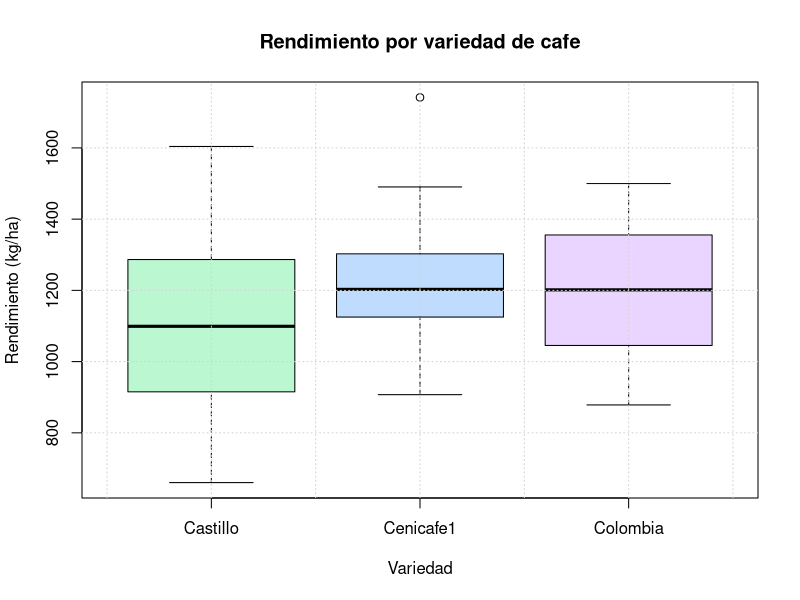
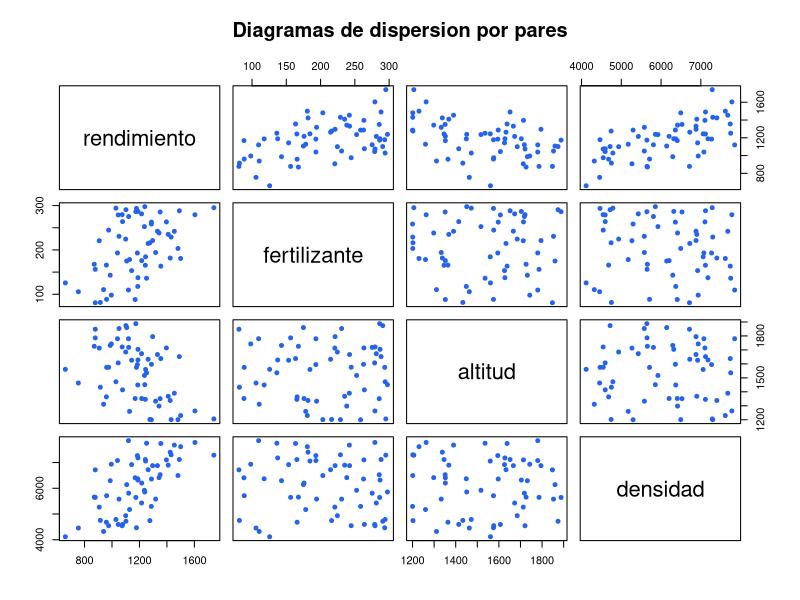
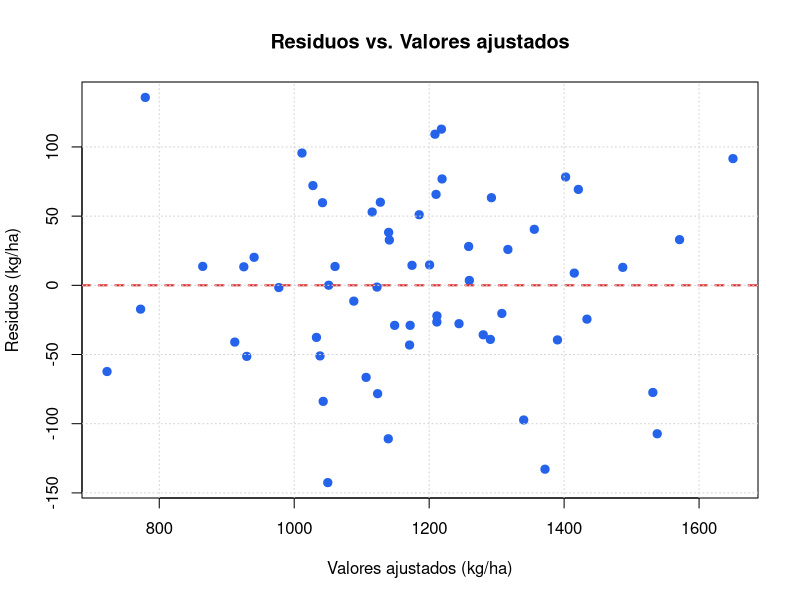
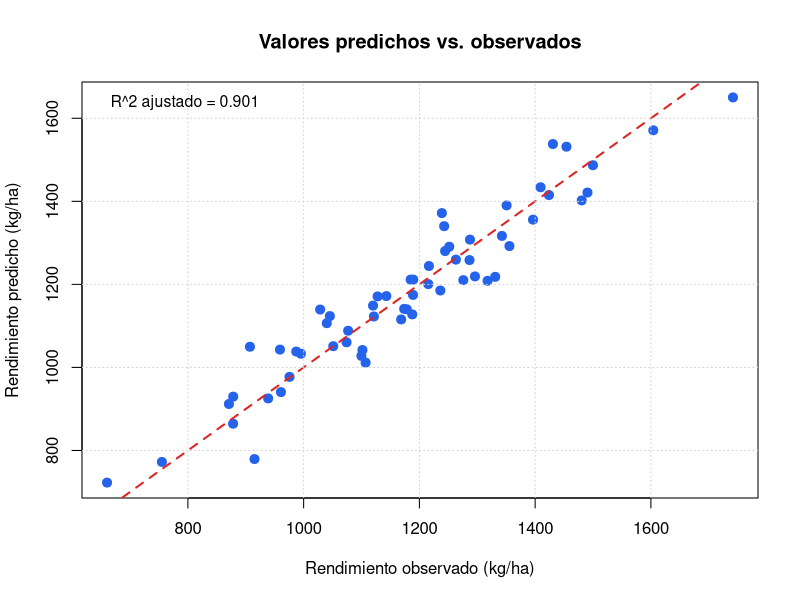
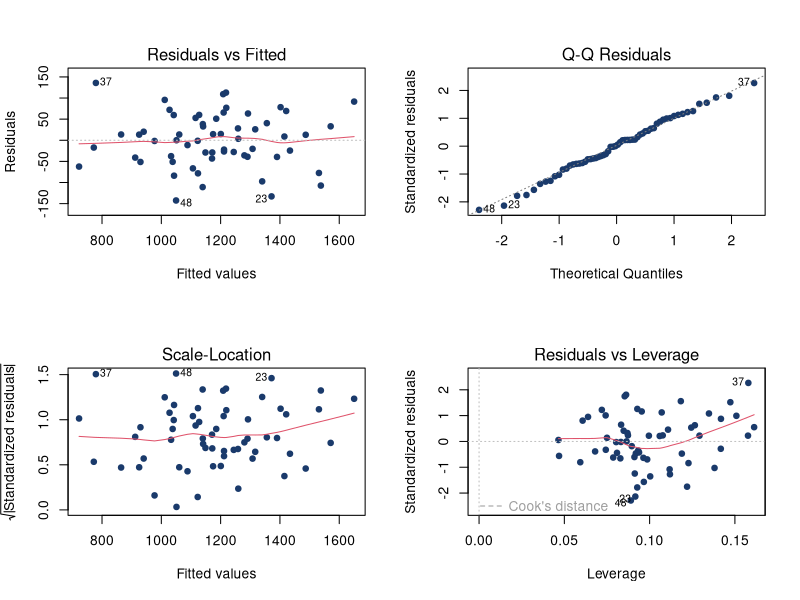
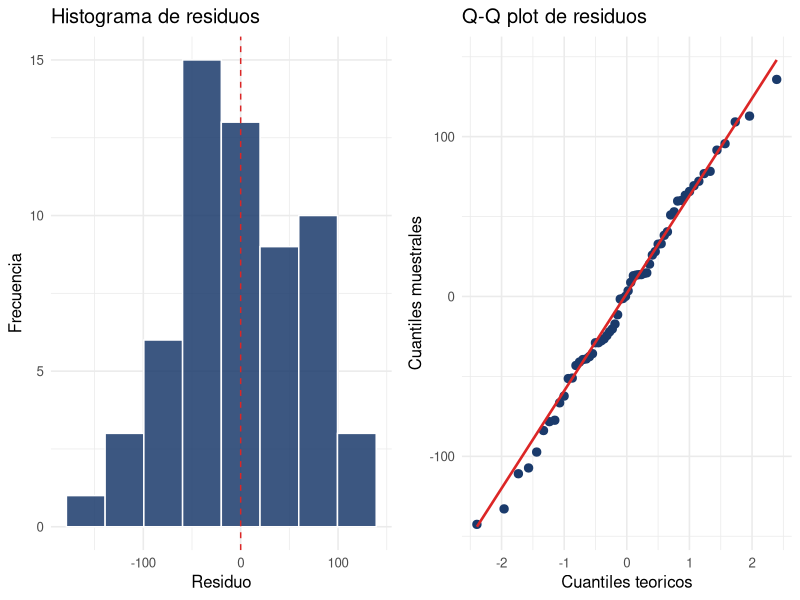

The R source for these figures, in order:
## ---- chunk 1
knitr::opts_chunk$set(
  echo    = TRUE,
  warning = FALSE,
  message = FALSE,
  fig.width  = 8,
  fig.height = 5
)

paquetes <- c("car", "lmtest", "ggplot2", "gridExtra")
nuevos   <- paquetes[!paquetes %in% installed.packages()[, "Package"]]
if (length(nuevos)) install.packages(nuevos, repos = "https://cloud.r-project.org")

mostrar_tabla <- function(x, n = 15, caption = NULL) {
  x_mostrar <- head(x, n)
  if (knitr::is_html_output()) {
    tabla_html <- knitr::kable(
      x_mostrar,
      format     = "html",
      caption    = caption,
      table.attr = 'class="table table-striped table-hover table-condensed"'
    )
    knitr::asis_output(
      paste0('<div class="table-scroll">', as.character(tabla_html), '</div>')
    )
  } else {
    knitr::kable(x_mostrar, format = "latex", caption = caption, booktabs = TRUE)
  }
}
## ---- chunk 2
set.seed(42)
n            <- 60
fertilizante <- round(runif(n, 80, 300), 1)
altitud      <- round(runif(n, 1200, 1900), 0)
densidad     <- round(runif(n, 4000, 8000), 0)
variedad     <- factor(sample(c("Castillo", "Colombia", "Cenicafe1"), n, replace = TRUE))

rendimiento  <- round(
  800 + 1.8 * fertilizante - 0.5 * altitud + 0.12 * densidad +
  ifelse(variedad == "Colombia",  80, 0) +
  ifelse(variedad == "Cenicafe1", 50, 0) +
  rnorm(n, 0, 80), 1
)

datos <- data.frame(rendimiento, fertilizante, altitud, densidad, variedad)

mostrar_tabla(datos, caption = "Rendimiento de cafe y variables explicativas")
## ---- chunk 3
summary(datos)
## ---- chunk 4
vars_num <- c("rendimiento", "fertilizante", "altitud", "densidad")
mat_cor  <- round(cor(datos[, vars_num]), 4)
mostrar_tabla(as.data.frame(mat_cor), caption = "Matriz de correlaciones entre variables cuantitativas")
## ---- chunk 5
table(datos$variedad)

boxplot(
  rendimiento ~ variedad,
  data  = datos,
  col   = c("#bbf7d0", "#bfdbfe", "#e9d5ff"),
  xlab  = "Variedad",
  ylab  = "Rendimiento (kg/ha)",
  main  = "Rendimiento por variedad de cafe"
)
grid()
## ---- chunk 6
pairs(
  datos[, vars_num],
  col  = "#2563eb",
  pch  = 19,
  cex  = 0.8,
  main = "Diagramas de dispersion por pares"
)
## ---- chunk 7
modelo <- lm(rendimiento ~ fertilizante + altitud + densidad + variedad, data = datos)
summary(modelo)
## ---- chunk 8
coefs <- coef(modelo)
for (nm in names(coefs)) {
  cat(nm, "=", round(coefs[nm], 4), "\n")
}
## ---- chunk 9
b0  <- coefs[1]; b1 <- coefs[2]; b2 <- coefs[3]
b3  <- coefs[4]
b4  <- coefs["variedadColombia"]
b5  <- coefs["variedadCenicafe1"]

cat("b0 =", round(b0, 2), "\n")
cat("   Rendimiento esperado para variedad Castillo cuando los predictores cuantitativos valen cero.\n\n")

cat("b1 =", round(b1, 4), "\n")
cat("   Por cada kg/ha adicional de fertilizante, el rendimiento cambia en promedio",
    round(b1, 4), "kg/ha,\n   manteniendo altitud, densidad y variedad constantes.\n\n")

cat("b2 =", round(b2, 4), "\n")
cat("   Por cada metro adicional de altitud, el rendimiento cambia en promedio",
    round(b2, 4), "kg/ha,\n   manteniendo fertilizante, densidad y variedad constantes.\n\n")

cat("b3 =", round(b3, 4), "\n")
cat("   Por cada planta/ha adicional en la densidad, el rendimiento cambia en promedio",
    round(b3, 4), "kg/ha,\n   manteniendo fertilizante, altitud y variedad constantes.\n\n")

cat("b4 (Colombia) =", round(b4, 4), "\n")
cat("   Las parcelas con variedad Colombia tienen en promedio", round(b4, 2),
    "kg/ha", ifelse(b4 > 0, "mas", "menos"),
    "que las de variedad Castillo,\n   manteniendo los demas predictores constantes.\n\n")

cat("b5 (Cenicafe1) =", round(b5, 4), "\n")
cat("   Las parcelas con variedad Cenicafe1 tienen en promedio", round(b5, 2),
    "kg/ha", ifelse(b5 > 0, "mas", "menos"),
    "que las de variedad Castillo,\n   manteniendo los demas predictores constantes.\n")
## ---- chunk 10
datos$y_hat   <- fitted(modelo)
datos$residuo <- residuals(modelo)

datos_mostrar <- datos
datos_mostrar[, sapply(datos_mostrar, is.numeric)] <- round(
  datos_mostrar[, sapply(datos_mostrar, is.numeric)], 3
)
mostrar_tabla(datos_mostrar, caption = "Valores ajustados y residuos (primeras filas)")
## ---- chunk 11
plot(
  residuals(modelo) ~ fitted(modelo),
  pch  = 19,
  col  = "#2563eb",
  cex  = 1.1,
  xlab = "Valores ajustados (kg/ha)",
  ylab = "Residuos (kg/ha)",
  main = "Residuos vs. Valores ajustados"
)
abline(h = 0, col = "#dc2626", lwd = 2, lty = 2)
grid()
## ---- chunk 12
SCT <- sum((datos$rendimiento - mean(datos$rendimiento))^2)
SCR <- sum(datos$residuo^2)
SCE <- sum((datos$y_hat - mean(datos$rendimiento))^2)
k   <- 5  # numero de coeficientes (3 cuantitativos + 2 dummies de variedad)

cat("SCT =", round(SCT, 2), "\n")
cat("SCR =", round(SCR, 2), "\n")
cat("SCE =", round(SCE, 2), "\n")
cat("SCE + SCR =", round(SCE + SCR, 2), " (debe coincidir con SCT)\n\n")

R2_manual    <- 1 - SCR / SCT
R2_adj_manual <- 1 - (SCR / (n - k - 1)) / (SCT / (n - 1))
R2_lm        <- summary(modelo)$r.squared
R2_adj_lm    <- summary(modelo)$adj.r.squared

cat("R^2 (manual)      =", round(R2_manual, 4), "\n")
cat("R^2 ajustado (manual) =", round(R2_adj_manual, 4), "\n")
cat("R^2 (lm)          =", round(R2_lm,     4), "\n")
cat("R^2 ajustado (lm) =", round(R2_adj_lm, 4), "\n")
cat("\nEl modelo explica el", round(R2_adj_lm * 100, 2),
    "% de la variabilidad del rendimiento (R^2 ajustado).\n")
## ---- chunk 13
resumen <- summary(modelo)
F_stat  <- resumen$fstatistic
F_valor <- F_stat[1]
F_df1   <- F_stat[2]
F_df2   <- F_stat[3]
F_pval  <- pf(F_valor, F_df1, F_df2, lower.tail = FALSE)

cat("Estadistico F =", round(F_valor, 4), "\n")
cat("Grados de libertad:", F_df1, "y", F_df2, "\n")
cat("Valor p          =", format(F_pval, scientific = TRUE, digits = 4), "\n")
cat(ifelse(F_pval < 0.05,
    "Se rechaza H0: el modelo en conjunto es significativo.",
    "No se rechaza H0: el modelo no explica la variabilidad de Y."), "\n")
## ---- chunk 14
tabla_coef <- as.data.frame(summary(modelo)$coefficients)
names(tabla_coef) <- c("Estimado", "Error_std", "t_valor", "p_valor")
tabla_coef        <- round(tabla_coef, 6)
tabla_coef$Decision <- ifelse(tabla_coef$p_valor < 0.05, "Rechazar H0", "No rechazar H0")
mostrar_tabla(tabla_coef, caption = "Pruebas t individuales sobre los coeficientes")
## ---- chunk 15
ic <- confint(modelo, level = 0.95)
mostrar_tabla(round(as.data.frame(ic), 4),
              caption = "Intervalos de confianza al 95% para los coeficientes")
## ---- chunk 16
r2_adj <- summary(modelo)$adj.r.squared

plot(
  datos$y_hat ~ datos$rendimiento,
  pch  = 19,
  col  = "#2563eb",
  cex  = 1.2,
  xlab = "Rendimiento observado (kg/ha)",
  ylab = "Rendimiento predicho (kg/ha)",
  main = "Valores predichos vs. observados"
)
abline(a = 0, b = 1, col = "#dc2626", lwd = 2, lty = 2)
grid()
legend(
  "topleft",
  legend = paste0("R^2 ajustado = ", round(r2_adj, 3)),
  bty = "n", cex = 0.95
)
## ---- chunk 17
par(mfrow = c(2, 2))
plot(modelo, col = "#1a3a6b", pch = 19, cex = 0.9)
par(mfrow = c(1, 1))
## ---- chunk 18
sw <- shapiro.test(residuals(modelo))
cat("Estadistico W =", round(sw$statistic, 4), "\n")
cat("Valor p       =", round(sw$p.value,   4), "\n")
cat(ifelse(sw$p.value > 0.05,
    "No se rechaza H0: los residuos son compatibles con normalidad.",
    "Se rechaza H0: los residuos no siguen una distribucion normal."), "\n")
## ---- chunk 19
library(lmtest)
bp <- bptest(modelo)
print(bp)
cat(ifelse(bp$p.value > 0.05,
    "No se rechaza H0: varianza constante (homocedasticidad).",
    "Se rechaza H0: hay evidencia de heterocedasticidad."), "\n")
## ---- chunk 20
dw <- dwtest(modelo)
print(dw)
cat(ifelse(dw$p.value > 0.05,
    "No se rechaza H0: los residuos son independientes.",
    "Se rechaza H0: hay autocorrelacion en los residuos."), "\n")
## ---- chunk 21
library(ggplot2)

df_res <- data.frame(residuos = residuals(modelo))

p1 <- ggplot(df_res, aes(x = residuos)) +
  geom_histogram(bins = 8, fill = "#1a3a6b", color = "white", alpha = 0.85) +
  geom_vline(xintercept = 0, color = "#dc2626", linetype = "dashed") +
  labs(title = "Histograma de residuos", x = "Residuo", y = "Frecuencia") +
  theme_minimal(base_size = 12)

p2 <- ggplot(df_res, aes(sample = residuos)) +
  stat_qq(color = "#1a3a6b", size = 2.5) +
  stat_qq_line(color = "#dc2626", linewidth = 0.9) +
  labs(title = "Q-Q plot de residuos",
       x = "Cuantiles teoricos", y = "Cuantiles muestrales") +
  theme_minimal(base_size = 12)

gridExtra::grid.arrange(p1, p2, ncol = 2)
## ---- chunk 22
library(car)
vif_vals <- vif(modelo)
mostrar_tabla(round(as.data.frame(vif_vals), 4),
              caption = "VIF / GVIF por predictor (incluye variable cualitativa)")
## ---- chunk 23
nuevos <- data.frame(
  fertilizante = c(100, 150, 200, 250),
  altitud      = c(1400, 1500, 1600, 1700),
  densidad     = c(5000, 5500, 6000, 6500),
  variedad     = factor(c("Castillo", "Colombia", "Cenicafe1", "Castillo"),
                        levels = levels(datos$variedad))
)
pred <- predict(modelo, newdata = nuevos)

resultado <- cbind(nuevos, rendimiento_predicho = round(pred, 1))
mostrar_tabla(resultado, caption = "Predicciones puntuales del rendimiento (kg/ha)")
## ---- chunk 24
ic <- predict(modelo, newdata = nuevos, interval = "confidence", level = 0.95)
ip <- predict(modelo, newdata = nuevos, interval = "prediction",  level = 0.95)

tabla_pred <- data.frame(
  Fertilizante = nuevos$fertilizante,
  Altitud      = nuevos$altitud,
  Densidad     = nuevos$densidad,
  Variedad     = nuevos$variedad,
  Prediccion   = round(ic[, "fit"], 1),
  IC_inf       = round(ic[, "lwr"], 1),
  IC_sup       = round(ic[, "upr"], 1),
  IP_inf       = round(ip[, "lwr"], 1),
  IP_sup       = round(ip[, "upr"], 1)
)
mostrar_tabla(tabla_pred,
              caption = "IC para la media e IP para observacion individual al 95%")
## ---- chunk 25
modelo_completo <- lm(rendimiento ~ fertilizante + altitud + densidad + variedad, data = datos)
modelo_step     <- step(modelo_completo, direction = "both", trace = TRUE)
cat("\nModelo seleccionado por AIC:\n")
summary(modelo_step)
